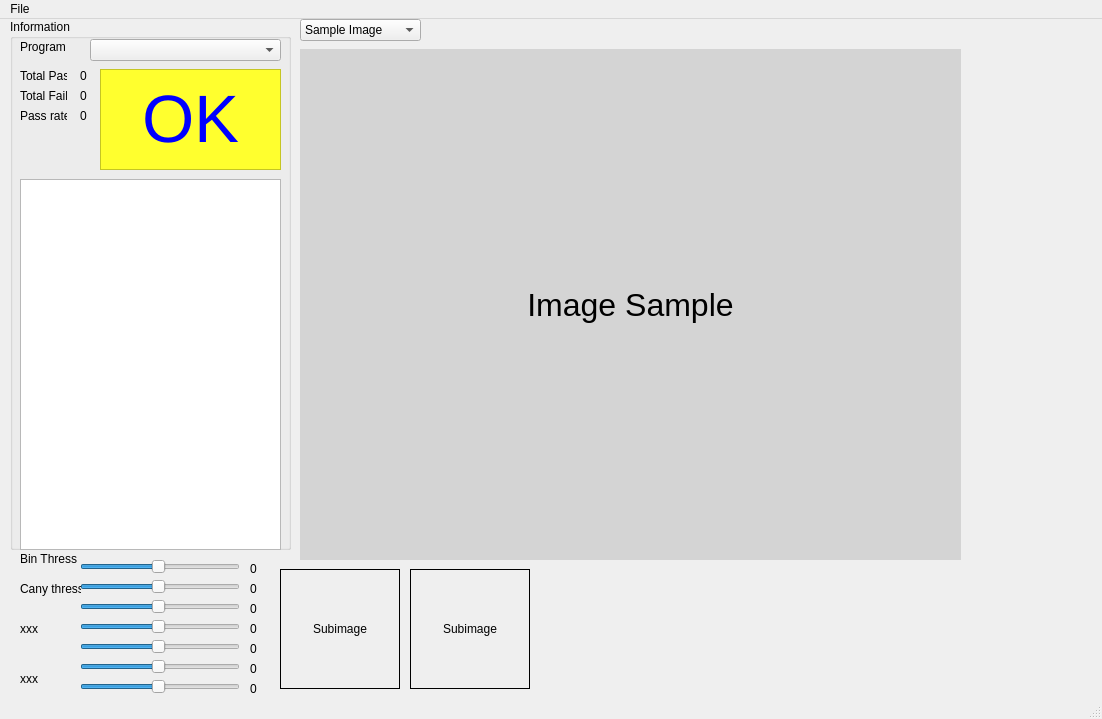
<?xml version="1.0" encoding="UTF-8"?>
<ui version="4.0">
 <class>MainWindow</class>
 <widget class="QMainWindow" name="MainWindow">
  <property name="geometry">
   <rect>
    <x>0</x>
    <y>0</y>
    <width>1102</width>
    <height>719</height>
   </rect>
  </property>
  <property name="windowTitle">
   <string>Basler Visual check</string>
  </property>
  <widget class="QWidget" name="centralwidget">
   <widget class="QGroupBox" name="grboxInformation">
    <property name="geometry">
     <rect>
      <x>10</x>
      <y>0</y>
      <width>281</width>
      <height>531</height>
     </rect>
    </property>
    <property name="title">
     <string>Information</string>
    </property>
    <widget class="QComboBox" name="cbbProgram">
     <property name="geometry">
      <rect>
       <x>80</x>
       <y>20</y>
       <width>191</width>
       <height>22</height>
      </rect>
     </property>
    </widget>
    <widget class="QLabel" name="label">
     <property name="geometry">
      <rect>
       <x>10</x>
       <y>20</y>
       <width>71</width>
       <height>16</height>
      </rect>
     </property>
     <property name="styleSheet">
      <string notr="true"/>
     </property>
     <property name="text">
      <string>Program</string>
     </property>
    </widget>
    <widget class="QLabel" name="label_2">
     <property name="geometry">
      <rect>
       <x>10</x>
       <y>50</y>
       <width>47</width>
       <height>13</height>
      </rect>
     </property>
     <property name="text">
      <string>Total Pass</string>
     </property>
    </widget>
    <widget class="QLabel" name="lblJudgemen">
     <property name="geometry">
      <rect>
       <x>90</x>
       <y>50</y>
       <width>181</width>
       <height>101</height>
      </rect>
     </property>
     <property name="font">
      <font>
       <pointsize>50</pointsize>
      </font>
     </property>
     <property name="styleSheet">
      <string notr="true">background-color: rgb(255, 255, 46);</string>
     </property>
     <property name="frameShape">
      <enum>QFrame::StyledPanel</enum>
     </property>
     <property name="text">
      <string>&lt;html&gt;&lt;head/&gt;&lt;body&gt;&lt;p&gt;&lt;span style=&quot; color:#0000ff;&quot;&gt;OK&lt;/span&gt;&lt;/p&gt;&lt;/body&gt;&lt;/html&gt;</string>
     </property>
     <property name="alignment">
      <set>Qt::AlignCenter</set>
     </property>
    </widget>
    <widget class="QLabel" name="lblFailResult">
     <property name="geometry">
      <rect>
       <x>70</x>
       <y>70</y>
       <width>47</width>
       <height>13</height>
      </rect>
     </property>
     <property name="text">
      <string>0</string>
     </property>
    </widget>
    <widget class="QLabel" name="label_5">
     <property name="geometry">
      <rect>
       <x>10</x>
       <y>70</y>
       <width>47</width>
       <height>13</height>
      </rect>
     </property>
     <property name="text">
      <string>Total Fail</string>
     </property>
    </widget>
    <widget class="QLabel" name="lblPassRate">
     <property name="geometry">
      <rect>
       <x>70</x>
       <y>90</y>
       <width>47</width>
       <height>13</height>
      </rect>
     </property>
     <property name="text">
      <string>0</string>
     </property>
    </widget>
    <widget class="QLabel" name="label_7">
     <property name="geometry">
      <rect>
       <x>10</x>
       <y>90</y>
       <width>47</width>
       <height>13</height>
      </rect>
     </property>
     <property name="text">
      <string>Pass rate</string>
     </property>
    </widget>
    <widget class="QLabel" name="lblPassResult">
     <property name="geometry">
      <rect>
       <x>70</x>
       <y>50</y>
       <width>47</width>
       <height>13</height>
      </rect>
     </property>
     <property name="text">
      <string>0</string>
     </property>
    </widget>
    <widget class="QListView" name="listView">
     <property name="geometry">
      <rect>
       <x>10</x>
       <y>160</y>
       <width>261</width>
       <height>371</height>
      </rect>
     </property>
    </widget>
   </widget>
   <widget class="QLabel" name="lblImage">
    <property name="geometry">
     <rect>
      <x>300</x>
      <y>30</y>
      <width>661</width>
      <height>511</height>
     </rect>
    </property>
    <property name="font">
     <font>
      <pointsize>24</pointsize>
     </font>
    </property>
    <property name="styleSheet">
     <string notr="true">background-color: rgb(212, 212, 212);</string>
    </property>
    <property name="text">
     <string>Image Sample</string>
    </property>
    <property name="alignment">
     <set>Qt::AlignCenter</set>
    </property>
   </widget>
   <widget class="QLabel" name="lblSubImage">
    <property name="geometry">
     <rect>
      <x>280</x>
      <y>550</y>
      <width>120</width>
      <height>120</height>
     </rect>
    </property>
    <property name="frameShape">
     <enum>QFrame::Box</enum>
    </property>
    <property name="text">
     <string>Subimage</string>
    </property>
    <property name="alignment">
     <set>Qt::AlignCenter</set>
    </property>
   </widget>
   <widget class="QLabel" name="lblSubImage_2">
    <property name="geometry">
     <rect>
      <x>410</x>
      <y>550</y>
      <width>120</width>
      <height>120</height>
     </rect>
    </property>
    <property name="frameShape">
     <enum>QFrame::Box</enum>
    </property>
    <property name="text">
     <string>Subimage</string>
    </property>
    <property name="alignment">
     <set>Qt::AlignCenter</set>
    </property>
   </widget>
   <widget class="QSlider" name="sldBinThreshold">
    <property name="geometry">
     <rect>
      <x>80</x>
      <y>540</y>
      <width>160</width>
      <height>16</height>
     </rect>
    </property>
    <property name="maximum">
     <number>255</number>
    </property>
    <property name="value">
     <number>125</number>
    </property>
    <property name="orientation">
     <enum>Qt::Horizontal</enum>
    </property>
   </widget>
   <widget class="QLabel" name="label_3">
    <property name="geometry">
     <rect>
      <x>20</x>
      <y>530</y>
      <width>61</width>
      <height>20</height>
     </rect>
    </property>
    <property name="text">
     <string>Bin Thress</string>
    </property>
   </widget>
   <widget class="QLabel" name="lblBinThresValue">
    <property name="geometry">
     <rect>
      <x>250</x>
      <y>540</y>
      <width>21</width>
      <height>20</height>
     </rect>
    </property>
    <property name="text">
     <string>0</string>
    </property>
   </widget>
   <widget class="QSlider" name="sldCanny_up">
    <property name="geometry">
     <rect>
      <x>80</x>
      <y>580</y>
      <width>160</width>
      <height>16</height>
     </rect>
    </property>
    <property name="maximum">
     <number>255</number>
    </property>
    <property name="value">
     <number>125</number>
    </property>
    <property name="orientation">
     <enum>Qt::Horizontal</enum>
    </property>
   </widget>
   <widget class="QLabel" name="lblBinThresValue_2">
    <property name="geometry">
     <rect>
      <x>250</x>
      <y>560</y>
      <width>21</width>
      <height>20</height>
     </rect>
    </property>
    <property name="text">
     <string>0</string>
    </property>
   </widget>
   <widget class="QLabel" name="label_4">
    <property name="geometry">
     <rect>
      <x>20</x>
      <y>560</y>
      <width>61</width>
      <height>20</height>
     </rect>
    </property>
    <property name="text">
     <string>Cany thress</string>
    </property>
   </widget>
   <widget class="QLabel" name="lblBinThresValue_3">
    <property name="geometry">
     <rect>
      <x>250</x>
      <y>580</y>
      <width>21</width>
      <height>20</height>
     </rect>
    </property>
    <property name="text">
     <string>0</string>
    </property>
   </widget>
   <widget class="QSlider" name="sldCanny_lo">
    <property name="geometry">
     <rect>
      <x>80</x>
      <y>560</y>
      <width>160</width>
      <height>16</height>
     </rect>
    </property>
    <property name="maximum">
     <number>255</number>
    </property>
    <property name="value">
     <number>125</number>
    </property>
    <property name="orientation">
     <enum>Qt::Horizontal</enum>
    </property>
   </widget>
   <widget class="QLabel" name="lblBinThresValue_4">
    <property name="geometry">
     <rect>
      <x>250</x>
      <y>620</y>
      <width>21</width>
      <height>20</height>
     </rect>
    </property>
    <property name="text">
     <string>0</string>
    </property>
   </widget>
   <widget class="QSlider" name="sldG_up">
    <property name="geometry">
     <rect>
      <x>80</x>
      <y>620</y>
      <width>160</width>
      <height>16</height>
     </rect>
    </property>
    <property name="maximum">
     <number>255</number>
    </property>
    <property name="value">
     <number>125</number>
    </property>
    <property name="orientation">
     <enum>Qt::Horizontal</enum>
    </property>
   </widget>
   <widget class="QLabel" name="label_6">
    <property name="geometry">
     <rect>
      <x>20</x>
      <y>600</y>
      <width>61</width>
      <height>20</height>
     </rect>
    </property>
    <property name="text">
     <string>xxx</string>
    </property>
   </widget>
   <widget class="QLabel" name="lblBinThresValue_5">
    <property name="geometry">
     <rect>
      <x>250</x>
      <y>600</y>
      <width>21</width>
      <height>20</height>
     </rect>
    </property>
    <property name="text">
     <string>0</string>
    </property>
   </widget>
   <widget class="QSlider" name="sldG_lo">
    <property name="geometry">
     <rect>
      <x>80</x>
      <y>600</y>
      <width>160</width>
      <height>16</height>
     </rect>
    </property>
    <property name="maximum">
     <number>255</number>
    </property>
    <property name="value">
     <number>125</number>
    </property>
    <property name="orientation">
     <enum>Qt::Horizontal</enum>
    </property>
   </widget>
   <widget class="QLabel" name="lblBinThresValue_6">
    <property name="geometry">
     <rect>
      <x>250</x>
      <y>660</y>
      <width>21</width>
      <height>20</height>
     </rect>
    </property>
    <property name="text">
     <string>0</string>
    </property>
   </widget>
   <widget class="QSlider" name="sldB_up">
    <property name="geometry">
     <rect>
      <x>80</x>
      <y>660</y>
      <width>160</width>
      <height>16</height>
     </rect>
    </property>
    <property name="maximum">
     <number>255</number>
    </property>
    <property name="value">
     <number>125</number>
    </property>
    <property name="orientation">
     <enum>Qt::Horizontal</enum>
    </property>
   </widget>
   <widget class="QLabel" name="label_8">
    <property name="geometry">
     <rect>
      <x>20</x>
      <y>650</y>
      <width>61</width>
      <height>20</height>
     </rect>
    </property>
    <property name="text">
     <string>xxx</string>
    </property>
   </widget>
   <widget class="QLabel" name="lblBinThresValue_7">
    <property name="geometry">
     <rect>
      <x>250</x>
      <y>640</y>
      <width>21</width>
      <height>20</height>
     </rect>
    </property>
    <property name="text">
     <string>0</string>
    </property>
   </widget>
   <widget class="QSlider" name="sldB_lo">
    <property name="geometry">
     <rect>
      <x>80</x>
      <y>640</y>
      <width>160</width>
      <height>16</height>
     </rect>
    </property>
    <property name="maximum">
     <number>255</number>
    </property>
    <property name="value">
     <number>125</number>
    </property>
    <property name="orientation">
     <enum>Qt::Horizontal</enum>
    </property>
   </widget>
   <widget class="QComboBox" name="cbbSelectImage">
    <property name="geometry">
     <rect>
      <x>300</x>
      <y>0</y>
      <width>121</width>
      <height>22</height>
     </rect>
    </property>
    <item>
     <property name="text">
      <string>Sample Image</string>
     </property>
    </item>
    <item>
     <property name="text">
      <string>Image</string>
     </property>
    </item>
    <item>
     <property name="text">
      <string>Gray Image </string>
     </property>
    </item>
    <item>
     <property name="text">
      <string>Canny Image</string>
     </property>
    </item>
    <item>
     <property name="text">
      <string>Contour Image</string>
     </property>
    </item>
    <item>
     <property name="text">
      <string>Big contour Image</string>
     </property>
    </item>
   </widget>
  </widget>
  <widget class="QMenuBar" name="menubar">
   <property name="geometry">
    <rect>
     <x>0</x>
     <y>0</y>
     <width>1102</width>
     <height>20</height>
    </rect>
   </property>
   <widget class="QMenu" name="menuFile">
    <property name="title">
     <string>File</string>
    </property>
    <addaction name="actionSetup"/>
    <addaction name="actionAuto"/>
    <addaction name="actionExit"/>
   </widget>
   <addaction name="menuFile"/>
  </widget>
  <widget class="QStatusBar" name="statusbar"/>
  <action name="actionSetup">
   <property name="text">
    <string>Setup</string>
   </property>
  </action>
  <action name="actionAuto">
   <property name="text">
    <string>Auto</string>
   </property>
  </action>
  <action name="actionExit">
   <property name="text">
    <string>Exit</string>
   </property>
  </action>
 </widget>
 <resources/>
 <connections/>
</ui>
